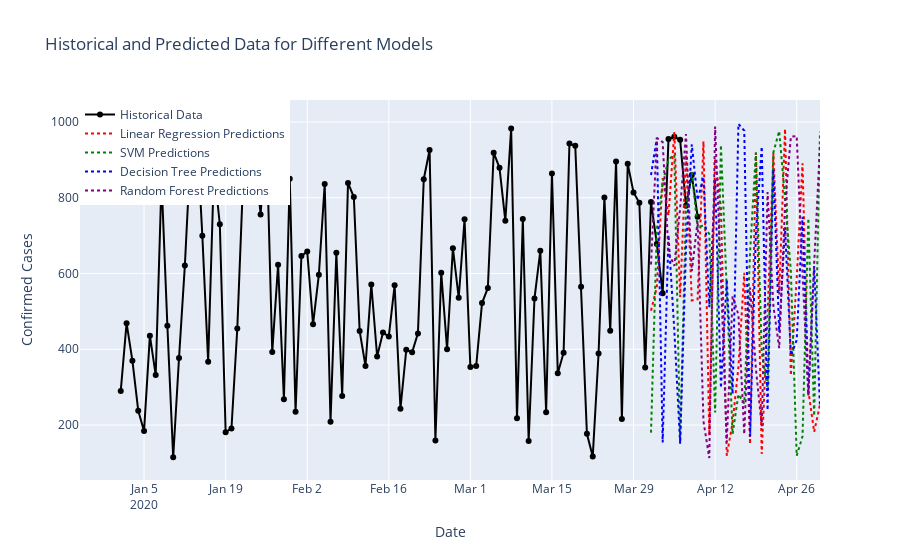

The notebook cell this image was saved under:
### Code cell
import pandas as pd
import numpy as np
import plotly.graph_objs as go

# Example historical data (replace with your actual data)
datewise = pd.DataFrame({
    "Confirmed": np.random.randint(100, 1000, size=100)  # Replace with your actual confirmed cases data
}, index=pd.date_range(start="2020-01-01", periods=100))

# Example dates for predictions (replace with the actual dates you used for prediction)
new_date = pd.date_range(start="2020-04-01", periods=30)  # Replace with your actual prediction dates

# Example predictions (replace with your actual model predictions)
new_prediction_lr = np.random.randint(100, 1000, size=30)
new_prediction_svm = np.random.randint(100, 1000, size=30)
new_prediction_dt = np.random.randint(100, 1000, size=30)
new_prediction_rf = np.random.randint(100, 1000, size=30)

# Plotting Historical and Predicted Data for Linear Regression, SVM, Decision Tree, and Random Forest
fig_combined = go.Figure()

# Historical data
fig_combined.add_trace(go.Scatter(x=datewise.index, y=datewise["Confirmed"],
                                  mode='lines+markers', name="Historical Data", 
                                  line=dict(color='black', width=2)))

# Linear Regression predictions
fig_combined.add_trace(go.Scatter(x=new_date, y=new_prediction_lr,
                                  mode='lines', name="Linear Regression Predictions",
                                  line=dict(color='red', dash='dot')))

# SVM predictions
fig_combined.add_trace(go.Scatter(x=new_date, y=new_prediction_svm,
                                  mode='lines', name="SVM Predictions",
                                  line=dict(color='green', dash='dot')))

# Decision Tree predictions
fig_combined.add_trace(go.Scatter(x=new_date, y=new_prediction_dt,
                                  mode='lines', name="Decision Tree Predictions",
                                  line=dict(color='blue', dash='dot')))

# Random Forest predictions
fig_combined.add_trace(go.Scatter(x=new_date, y=new_prediction_rf,
                                  mode='lines', name="Random Forest Predictions",
                                  line=dict(color='purple', dash='dot')))

# Updating layout
fig_combined.update_layout(title="Historical and Predicted Data for Different Models",
                           xaxis_title="Date", yaxis_title="Confirmed Cases",
                           legend=dict(x=0, y=1, traceorder="normal"))

# Displaying the plot
fig_combined.show()

### Figure 1 — Plotly figure (JSON) as saved in the notebook; plotly's stock layout.template omitted (floating-point values rounded to 4 significant figures)
{"data": [{"line": {"color": "black", "width": 2}, "mode": "lines+markers", "name": "Historical Data", "type": "scatter", "x": ["2020-01-01T00:00:00", "2020-01-02T00:00:00", "2020-01-03T00:00:00", "2020-01-04T00:00:00", "2020-01-05T00:00:00", "2020-01-06T00:00:00", "2020-01-07T00:00:00", "2020-01-08T00:00:00", "2020-01-09T00:00:00", "2020-01-10T00:00:00", "2020-01-11T00:00:00", "2020-01-12T00:00:00", "2020-01-13T00:00:00", "2020-01-14T00:00:00", "2020-01-15T00:00:00", "2020-01-16T00:00:00", "2020-01-17T00:00:00", "2020-01-18T00:00:00", "2020-01-19T00:00:00", "2020-01-20T00:00:00", "2020-01-21T00:00:00", "2020-01-22T00:00:00", "2020-01-23T00:00:00", "2020-01-24T00:00:00", "2020-01-25T00:00:00", "2020-01-26T00:00:00", "2020-01-27T00:00:00", "2020-01-28T00:00:00", "2020-01-29T00:00:00", "2020-01-30T00:00:00", "2020-01-31T00:00:00", "2020-02-01T00:00:00", "2020-02-02T00:00:00", "2020-02-03T00:00:00", "2020-02-04T00:00:00", "2020-02-05T00:00:00", "2020-02-06T00:00:00", "2020-02-07T00:00:00", "2020-02-08T00:00:00", "2020-02-09T00:00:00", "2020-02-10T00:00:00", "2020-02-11T00:00:00", "2020-02-12T00:00:00", "2020-02-13T00:00:00", "2020-02-14T00:00:00", "2020-02-15T00:00:00", "2020-02-16T00:00:00", "2020-02-17T00:00:00", "2020-02-18T00:00:00", "2020-02-19T00:00:00", "2020-02-20T00:00:00", "2020-02-21T00:00:00", "2020-02-22T00:00:00", "2020-02-23T00:00:00", "2020-02-24T00:00:00", "2020-02-25T00:00:00", "2020-02-26T00:00:00", "2020-02-27T00:00:00", "2020-02-28T00:00:00", "2020-02-29T00:00:00", "2020-03-01T00:00:00", "2020-03-02T00:00:00", "2020-03-03T00:00:00", "2020-03-04T00:00:00", "2020-03-05T00:00:00", "2020-03-06T00:00:00", "2020-03-07T00:00:00", "2020-03-08T00:00:00", "2020-03-09T00:00:00", "2020-03-10T00:00:00", "2020-03-11T00:00:00", "2020-03-12T00:00:00", "2020-03-13T00:00:00", "2020-03-14T00:00:00", "2020-03-15T00:00:00", "2020-03-16T00:00:00", "2020-03-17T00:00:00", "2020-03-18T00:00:00", "2020-03-19T00:00:00", "2020-03-20T00:00:00", "2020-03-21T00:00:00", "2020-03-22T00:00:00", "2020-03-23T00:00:00", "2020-03-24T00:00:00", "2020-03-25T00:00:00", "2020-03-26T00:00:00", "2020-03-27T00:00:00", "2020-03-28T00:00:00", "2020-03-29T00:00:00", "2020-03-30T00:00:00", "2020-03-31T00:00:00", "2020-04-01T00:00:00", "2020-04-02T00:00:00", "2020-04-03T00:00:00", "2020-04-04T00:00:00", "2020-04-05T00:00:00", "2020-04-06T00:00:00", "2020-04-07T00:00:00", "2020-04-08T00:00:00", "2020-04-09T00:00:00"], "y": [290, 469, 370, 238, 184, 436, 332, 847, 462, 115, 377, 621, 928, 991, 700, 367, 877, 730, 181, 191, 455, 849, 998, 913, 756, 969, 393, 623, 268, 850, 235, 646, 658, 466, 597, 836, 209, 655, 277, 839, 802, 448, 356, 571, 381, 444, 434, 569, 243, 399, 392, 442, 849, 926, 159, 602, 400, 667, 536, 743, 353, 356, 522, 562, 919, 879, 739, 983, 218, 744, 158, 534, 660, 234, 864, 337, 391, 943, 937, 565, 177, 117, 389, 801, 449, 896, 216, 890, 814, 787, 352, 789, 678, 548, 955, 961, 953, 779, 860, 750]}, {"line": {"color": "red", "dash": "dot"}, "mode": "lines", "name": "Linear Regression Predictions", "type": "scatter", "x": ["2020-04-01T00:00:00", "2020-04-02T00:00:00", "2020-04-03T00:00:00", "2020-04-04T00:00:00", "2020-04-05T00:00:00", "2020-04-06T00:00:00", "2020-04-07T00:00:00", "2020-04-08T00:00:00", "2020-04-09T00:00:00", "2020-04-10T00:00:00", "2020-04-11T00:00:00", "2020-04-12T00:00:00", "2020-04-13T00:00:00", "2020-04-14T00:00:00", "2020-04-15T00:00:00", "2020-04-16T00:00:00", "2020-04-17T00:00:00", "2020-04-18T00:00:00", "2020-04-19T00:00:00", "2020-04-20T00:00:00", "2020-04-21T00:00:00", "2020-04-22T00:00:00", "2020-04-23T00:00:00", "2020-04-24T00:00:00", "2020-04-25T00:00:00", "2020-04-26T00:00:00", "2020-04-27T00:00:00", "2020-04-28T00:00:00", "2020-04-29T00:00:00", "2020-04-30T00:00:00"], "y": [502, 564, 852, 753, 974, 538, 914, 529, 532, 949, 173, 905, 774, 119, 207, 353, 602, 150, 918, 124, 489, 918, 545, 982, 331, 586, 891, 291, 182, 254]}, {"line": {"color": "green", "dash": "dot"}, "mode": "lines", "name": "SVM Predictions", "type": "scatter", "x": ["2020-04-01T00:00:00", "2020-04-02T00:00:00", "2020-04-03T00:00:00", "2020-04-04T00:00:00", "2020-04-05T00:00:00", "2020-04-06T00:00:00", "2020-04-07T00:00:00", "2020-04-08T00:00:00", "2020-04-09T00:00:00", "2020-04-10T00:00:00", "2020-04-11T00:00:00", "2020-04-12T00:00:00", "2020-04-13T00:00:00", "2020-04-14T00:00:00", "2020-04-15T00:00:00", "2020-04-16T00:00:00", "2020-04-17T00:00:00", "2020-04-18T00:00:00", "2020-04-19T00:00:00", "2020-04-20T00:00:00", "2020-04-21T00:00:00", "2020-04-22T00:00:00", "2020-04-23T00:00:00", "2020-04-24T00:00:00", "2020-04-25T00:00:00", "2020-04-26T00:00:00", "2020-04-27T00:00:00", "2020-04-28T00:00:00", "2020-04-29T00:00:00", "2020-04-30T00:00:00"], "y": [180, 715, 839, 901, 914, 155, 777, 868, 719, 728, 704, 233, 939, 552, 176, 281, 257, 656, 920, 392, 297, 920, 976, 797, 606, 119, 170, 746, 224, 974]}, {"line": {"color": "blue", "dash": "dot"}, "mode": "lines", "name": "Decision Tree Predictions", "type": "scatter", "x": ["2020-04-01T00:00:00", "2020-04-02T00:00:00", "2020-04-03T00:00:00", "2020-04-04T00:00:00", "2020-04-05T00:00:00", "2020-04-06T00:00:00", "2020-04-07T00:00:00", "2020-04-08T00:00:00", "2020-04-09T00:00:00", "2020-04-10T00:00:00", "2020-04-11T00:00:00", "2020-04-12T00:00:00", "2020-04-13T00:00:00", "2020-04-14T00:00:00", "2020-04-15T00:00:00", "2020-04-16T00:00:00", "2020-04-17T00:00:00", "2020-04-18T00:00:00", "2020-04-19T00:00:00", "2020-04-20T00:00:00", "2020-04-21T00:00:00", "2020-04-22T00:00:00", "2020-04-23T00:00:00", "2020-04-24T00:00:00", "2020-04-25T00:00:00", "2020-04-26T00:00:00", "2020-04-27T00:00:00", "2020-04-28T00:00:00", "2020-04-29T00:00:00", "2020-04-30T00:00:00"], "y": [860, 958, 154, 702, 450, 151, 665, 941, 794, 855, 511, 850, 298, 584, 282, 995, 977, 170, 708, 935, 239, 875, 446, 722, 384, 424, 750, 279, 620, 248]}, {"line": {"color": "purple", "dash": "dot"}, "mode": "lines", "name": "Random Forest Predictions", "type": "scatter", "x": ["2020-04-01T00:00:00", "2020-04-02T00:00:00", "2020-04-03T00:00:00", "2020-04-04T00:00:00", "2020-04-05T00:00:00", "2020-04-06T00:00:00", "2020-04-07T00:00:00", "2020-04-08T00:00:00", "2020-04-09T00:00:00", "2020-04-10T00:00:00", "2020-04-11T00:00:00", "2020-04-12T00:00:00", "2020-04-13T00:00:00", "2020-04-14T00:00:00", "2020-04-15T00:00:00", "2020-04-16T00:00:00", "2020-04-17T00:00:00", "2020-04-18T00:00:00", "2020-04-19T00:00:00", "2020-04-20T00:00:00", "2020-04-21T00:00:00", "2020-04-22T00:00:00", "2020-04-23T00:00:00", "2020-04-24T00:00:00", "2020-04-25T00:00:00", "2020-04-26T00:00:00", "2020-04-27T00:00:00", "2020-04-28T00:00:00", "2020-04-29T00:00:00", "2020-04-30T00:00:00"], "y": [624, 958, 947, 656, 620, 773, 968, 606, 739, 210, 113, 988, 589, 154, 540, 491, 176, 563, 349, 197, 815, 515, 403, 780, 961, 963, 601, 278, 626, 940]}], "layout": {"legend": {"traceorder": "normal", "x": 0, "y": 1}, "title": {"text": "Historical and Predicted Data for Different Models"}, "xaxis": {"title": {"text": "Date"}}, "yaxis": {"title": {"text": "Confirmed Cases"}}}}
